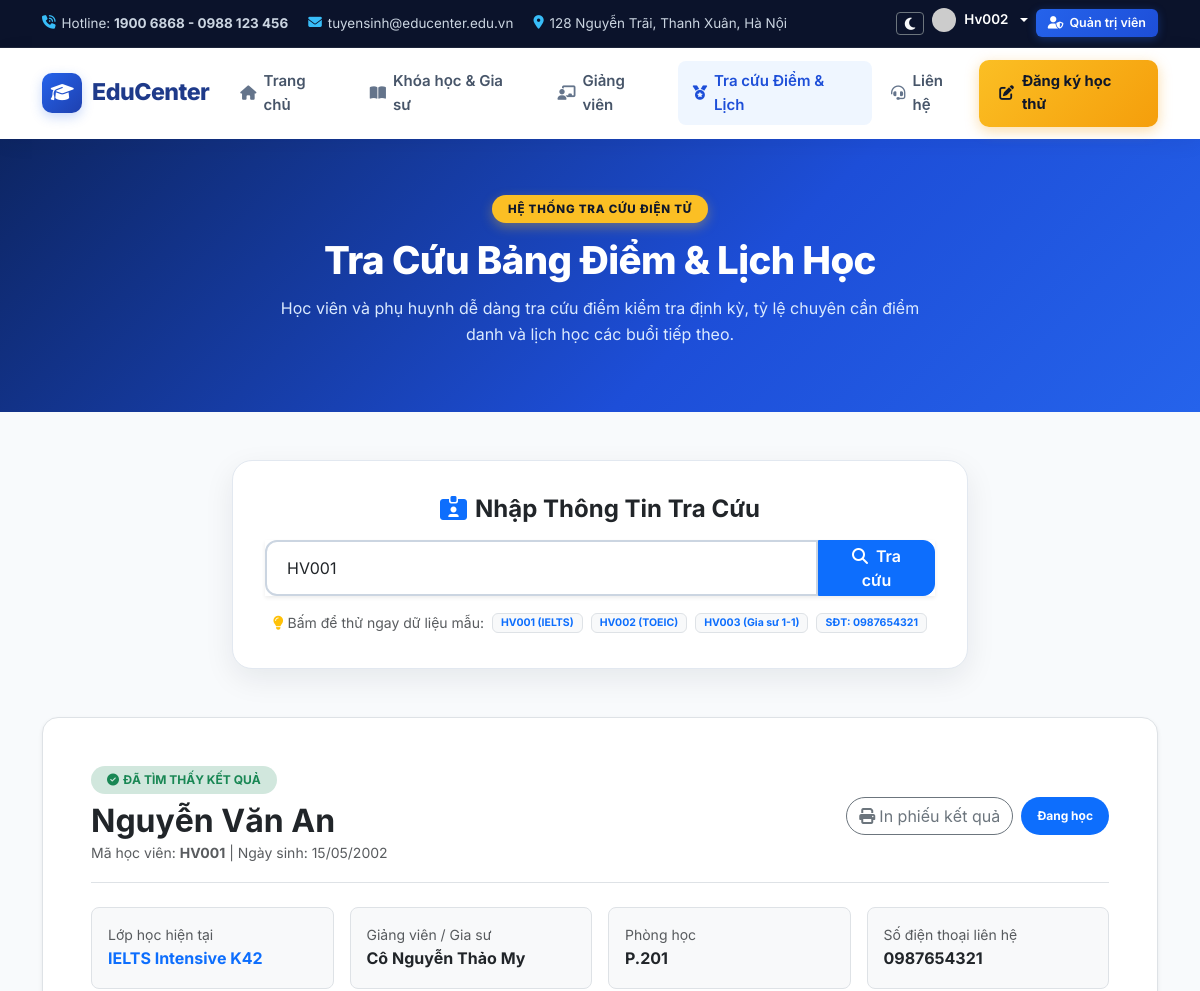
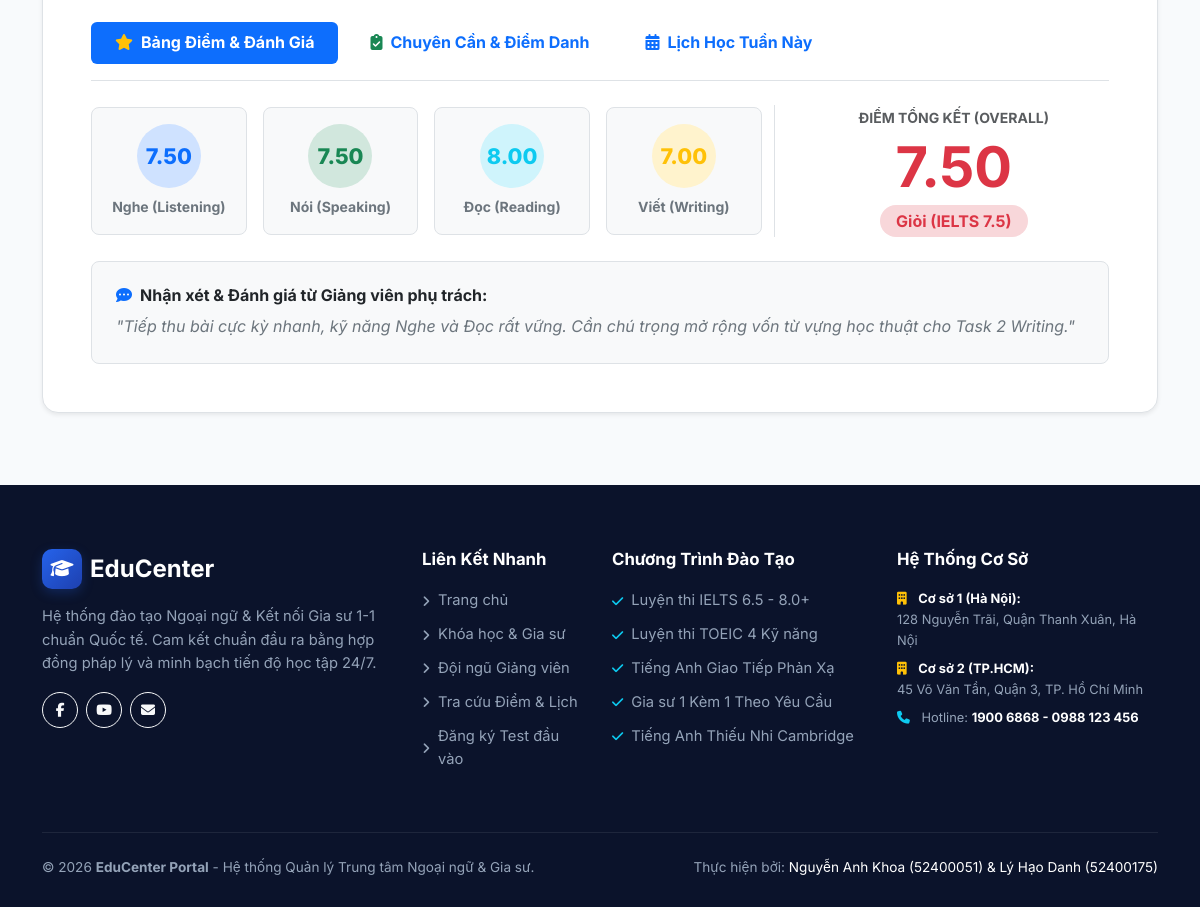
Screenshot of /lookup.php?student_id=HV001 (signed in) with the database file from the repository (2 pictures, top to bottom).
### tables this page shows
CREATE TABLE `Students` (
    `student_id` INT AUTO_INCREMENT PRIMARY KEY,
    `student_code` VARCHAR(20) NOT NULL UNIQUE COMMENT 'Mã học viên (VD: HV001)',
    `user_id` INT DEFAULT NULL,
    `full_name` VARCHAR(100) NOT NULL,
    `dob` DATE NOT NULL,
    `phone` VARCHAR(20) NOT NULL,
    `email` VARCHAR(100) NOT NULL,
    `status` VARCHAR(30) NOT NULL DEFAULT 'Đang học' COMMENT 'Đang học, Bảo lưu, Nghỉ',
    `created_at` TIMESTAMP DEFAULT CURRENT_TIMESTAMP,
    CONSTRAINT `fk_students_user` FOREIGN KEY (`user_id`) REFERENCES `Users`(`user_id`) ON DELETE SET NULL ON UPDATE CASCADE
);

CREATE TABLE `Classes` (
    `class_id` INT AUTO_INCREMENT PRIMARY KEY,
    `class_code` VARCHAR(30) NOT NULL UNIQUE,
    `course_id` INT NOT NULL,
    `teacher_id` INT DEFAULT NULL COMMENT 'Khóa ngoại liên kết bảng Teachers',
    `class_name` VARCHAR(100) NOT NULL,
    `start_date` DATE NOT NULL,
    `end_date` DATE NOT NULL,
    `room` VARCHAR(50) NOT NULL,
    `max_students` INT NOT NULL DEFAULT 15,
    `status` VARCHAR(30) NOT NULL DEFAULT 'Đang mở',
    CONSTRAINT `fk_classes_course` FOREIGN KEY (`course_id`) REFERENCES `Courses`(`course_id`) ON DELETE CASCADE ON UPDATE CASCADE
);

CREATE TABLE `Teachers` (
    `teacher_id` INT AUTO_INCREMENT PRIMARY KEY,
    `user_id` INT DEFAULT NULL,
    `full_name` VARCHAR(100) NOT NULL,
    `avatar` VARCHAR(255) DEFAULT NULL,
    `phone` VARCHAR(20) NOT NULL,
    `email` VARCHAR(100) NOT NULL,
    `specialization` VARCHAR(120) NOT NULL COMMENT 'Chuyên môn giảng dạy',
    `degree` VARCHAR(255) NOT NULL COMMENT 'Bằng cấp & Chứng chỉ quốc tế',
    `experience` VARCHAR(255) DEFAULT NULL,
    `rating` DECIMAL(3, 1) NOT NULL DEFAULT 5.0,
    `created_at` TIMESTAMP DEFAULT CURRENT_TIMESTAMP,
    CONSTRAINT `fk_teachers_user` FOREIGN KEY (`user_id`) REFERENCES `Users`(`user_id`) ON DELETE SET NULL ON UPDATE CASCADE
);

CREATE TABLE `Grades` (
    `grade_id` INT AUTO_INCREMENT PRIMARY KEY,
    `student_id` INT NOT NULL,
    `class_id` INT NOT NULL,
    `exam_type` VARCHAR(50) NOT NULL DEFAULT 'Giữa khóa',
    `listening_score` DECIMAL(5, 2) DEFAULT NULL,
    `speaking_score` DECIMAL(5, 2) DEFAULT NULL,
    `reading_score` DECIMAL(5, 2) DEFAULT NULL,
    `writing_score` DECIMAL(5, 2) DEFAULT NULL,
    `overall_score` DECIMAL(5, 2) NOT NULL,
    `rank_level` VARCHAR(50) NOT NULL,
    `teacher_comment` TEXT,
    `updated_at` TIMESTAMP DEFAULT CURRENT_TIMESTAMP ON UPDATE CURRENT_TIMESTAMP,
    CONSTRAINT `fk_grades_student` FOREIGN KEY (`student_id`) REFERENCES `Students`(`student_id`) ON DELETE CASCADE ON UPDATE CASCADE,
    CONSTRAINT `fk_grades_class` FOREIGN KEY (`class_id`) REFERENCES `Classes`(`class_id`) ON DELETE CASCADE ON UPDATE CASCADE
);

### lookup.php (the view, shortened to what the rows shown need)
<?php
require_once __DIR__ . '/config/db.php';
$search_query = isset($_GET['student_id']) ? trim(strip_tags((string)$_GET['student_id'])) : '';
$student_data = null;
$searched = false;
if ($search_query !== '') {
    $searched = true;
    $student_data = lookupStudentData($search_query, $pdo, $db_connected, $sample_student_lookup);
}
require_once __DIR__ . '/includes/header.php';
?>
    <section class="edu-page-banner">
        <div class="container text-center">
            <h1 class="edu-page-title">Tra Cứu Bảng Điểm &amp; Lịch Học</h1>
        </div>
    </section>
    <section class="edu-section pt-5">
        <div class="container">
            <?php if ($searched): ?>
                <?php if ($student_data): ?>
                    <div class="bg-white rounded-4 border shadow-sm p-4 p-md-5" id="printArea">
                        <div class="d-flex flex-wrap justify-content-between align-items-center border-bottom pb-3 mb-4">
                            <div>
                                <span class="badge bg-success-subtle text-success px-3 py-2 rounded-pill fw-bold mb-2">
                                    <i class="fa-solid fa-circle-check me-1"></i>ĐÃ TÌM THẤY KẾT QUẢ
                                </span>
                                <h2 class="fw-bold mb-0 text-dark"><?php echo htmlspecialchars($student_data['full_name']); ?></h2>
                                <span class="text-muted small">
                                    Mã học viên: <strong><?php echo htmlspecialchars($student_data['student_id']); ?></strong> |
                                    Ngày sinh: <?php echo htmlspecialchars($student_data['dob']); ?>
                                </span>
                            </div>
                            <div class="mt-3 mt-md-0 d-flex gap-2">
                                <button type="button" class="btn btn-outline-secondary rounded-pill" id="btnPrintResult">
                                    <i class="fa-solid fa-print me-1"></i>In phiếu kết quả
                                </button>
                                <span class="badge bg-primary text-white d-flex align-items-center px-3 py-2 rounded-pill">
                                    <?php echo htmlspecialchars($student_data['status']); ?>
                                </span>
                            </div>
                        </div>
                        <div class="row g-3 mb-4">
                            <div class="col-md-3">
                                <div class="p-3 bg-light rounded-3 border h-100">
                                    <small class="text-muted d-block">Lớp học hiện tại</small>
                                    <strong class="text-primary fs-6"><?php echo htmlspecialchars($student_data['class_name']); ?></strong>
                                </div>
                            </div>
                            <div class="col-md-3">
                                <div class="p-3 bg-light rounded-3 border h-100">
                                    <small class="text-muted d-block">Giảng viên / Gia sư</small>
                                    <strong class="text-dark fs-6"><?php echo htmlspecialchars($student_data['teacher_name']); ?></strong>
                                </div>
                            </div>
                            <div class="col-md-3">
                                <div class="p-3 bg-light rounded-3 border h-100">
                                    <small class="text-muted d-block">Phòng học</small>
                                    <strong class="text-dark fs-6"><?php echo htmlspecialchars($student_data['room']); ?></strong>
                                </div>
                            </div>
                            <div class="col-md-3">
                                <div class="p-3 bg-light rounded-3 border h-100">
                                    <small class="text-muted d-block">Số điện thoại liên hệ</small>
                                    <strong class="text-dark fs-6"><?php echo htmlspecialchars($student_data['phone']); ?></strong>
                                </div>
                            </div>
                        </div>
                        <ul class="nav nav-pills mb-4 border-bottom pb-3 gap-2" id="lookupTabs" role="tablist">
                            <li class="nav-item" role="presentation">
                                <button class="nav-link active px-4 py-2 fw-bold" id="grades-tab" data-bs-toggle="pill" data-bs-target="#tab-grades" type="button" role="tab">
                                    <i class="fa-solid fa-star me-2 text-warning"></i>Bảng Điểm &amp; Đánh Giá
                                </button>
                            </li>
                            <li class="nav-item" role="presentation">
                                <button class="nav-link px-4 py-2 fw-bold" id="attendance-tab" data-bs-toggle="pill" data-bs-target="#tab-attendance" type="button" role="tab">
                                    <i class="fa-solid fa-clipboard-check me-2 text-success"></i>Chuyên Cần &amp; Điểm Danh
                                </button>
                            </li>
                            <li class="nav-item" role="presentation">
                                <button class="nav-link px-4 py-2 fw-bold" id="schedule-tab" data-bs-toggle="pill" data-bs-target="#tab-schedule" type="button" role="tab">
                                    <i class="fa-solid fa-calendar-days me-2 text-primary"></i>Lịch Học Tuần Này
                                </button>
                            </li>
                        </ul>
                        <div class="tab-content" id="lookupTabsContent">
                            <div class="tab-pane fade show active" id="tab-grades" role="tabpanel">
                                <div class="row g-4 align-items-center mb-4">
                                    <div class="col-md-8">
                                        <div class="row g-3 text-center">
                                            <?php if ($student_data['grades']['listening'] !== null): ?>
                                                <div class="col-6 col-sm-3">
                                                    <div class="p-3 rounded-3 border bg-light h-100">
                                                        <span class="score-badge-circle bg-primary-subtle text-primary">
                                                            <?php echo htmlspecialchars((string)$student_data['grades']['listening']); ?>
                                                        </span>
                                                        <strong class="d-block text-secondary small">Nghe (Listening)</strong>
                                                    </div>
                                                </div>
                                            <?php endif; ?>
                                            <?php if ($student_data['grades']['speaking'] !== null): ?>
                                                <div class="col-6 col-sm-3">
                                                    <div class="p-3 rounded-3 border bg-light h-100">
                                                        <span class="score-badge-circle bg-success-subtle text-success">
                                                            <?php echo htmlspecialchars((string)$student_data['grades']['speaking']); ?>
                                                        </span>
                                                        <strong class="d-block text-secondary small">Nói (Speaking)</strong>
                                                    </div>
                                                </div>
                                            <?php endif; ?>
                                            <?php if ($student_data['grades']['reading'] !== null): ?>
                                                <div class="col-6 col-sm-3">
                                                    <div class="p-3 rounded-3 border bg-light h-100">
                                                        <span class="score-badge-circle bg-info-subtle text-info">
                                                            <?php echo htmlspecialchars((string)$student_data['grades']['reading']); ?>
                                                        </span>
                                                        <strong class="d-block text-secondary small">Đọc (Reading)</strong>
                                                    </div>
                                                </div>
                                            <?php endif; ?>
                                            <?php if ($student_data['grades']['writing'] !== null): ?>
                                                <div class="col-6 col-sm-3">
                                                    <div class="p-3 rounded-3 border bg-light h-100">
                                                        <span class="score-badge-circle bg-warning-subtle text-warning">
                                                            <?php echo htmlspecialchars((string)$student_data['grades']['writing']); ?>
                                                        </span>
                                                        <strong class="d-block text-secondary small">Viết (Writing)</strong>
                                                    </div>
                                                </div>
                                            <?php endif; ?>
                                        </div>
                                    </div>
                                    <div class="col-md-4 text-center border-start ps-md-4">
                                        <small class="text-muted text-uppercase fw-bold">Điểm Tổng Kết (Overall)</small>
                                        <div class="display-4 fw-bold text-danger my-1">
                                            <?php echo htmlspecialchars((string)$student_data['grades']['overall']); ?>
                                        </div>
                                        <span class="badge bg-danger-subtle text-danger fs-6 px-3 py-2 rounded-pill">
                                            <?php echo htmlspecialchars($student_data['grades']['rank']); ?>
                                        </span>
                                    </div>
                                </div>
                                <div class="p-4 bg-light rounded-3 border">
                                    <h6 class="fw-bold text-dark mb-2">
                                        <i class="fa-solid fa-comment-dots text-primary me-2"></i>Nhận xét &amp; Đánh giá từ Giảng viên phụ trách:
                                    </h6>
                                    <p class="mb-0 text-secondary fst-italic">
                                        "<?php echo htmlspecialchars($student_data['grades']['comment']); ?>"
                                    </p>
                                </div>
                            </div>
                        </div>
                    </div>
                <?php endif; ?>
            <?php endif; ?>
        </div>
    </section>
<?php
require_once __DIR__ . '/includes/footer.php';
?>

### rows the page displays
students: full_name "Nguyễn Văn An", student_code "HV001", status "Đang học", classes.class_name "IELTS Intensive K42", teachers.full_name "Cô Nguyễn Thảo My", classes.room "P.201", phone "0987654321", grades.reading_score "8.00", grades.writing_score "7.00", grades.rank_level "Giỏi (IELTS 7.5)", grades.teacher_comment "Tiếp thu bài cực kỳ nhanh, kỹ năng Nghe và Đọc rất vững. Cần chú trọng mở rộng vốn từ vựng học thuật cho Task 2 Writing."

### other values shown
$currentUser['display_name'] "Hv002"
$student_data['dob'] "15/05/2002"
$student_data['grades']['listening'] "7.50"
$student_data['grades']['speaking'] "7.50"
$student_data['grades']['overall'] "7.50"
